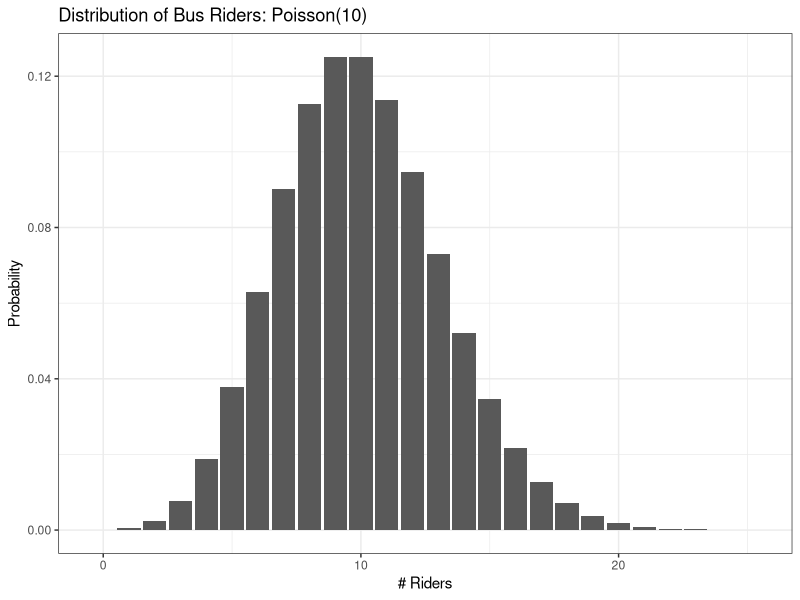
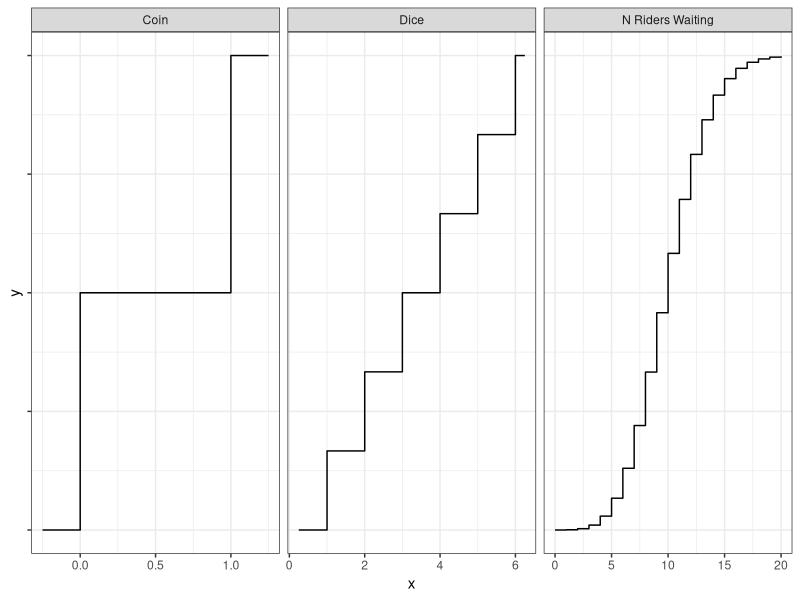

Here is the R script that generated these plots, in order:
## ---- chunk 1
x <- 3
y <- 5
z <- x^2 + y^2
## ---- chunk 2
#| echo: true
# Simulate rolls of a 6-sided die
set.seed(271828182)
x <- sample(size = 1000, x = 1:6, replace = T)
head(x, 10)
mean(x)
sd(x)
## ---- chunk 3
#| echo: true
# Simulate flips of a fair coin (H=1)
set.seed(98728365)
x <- rbinom(1000, size = 1, prob = 0.5)
head(x, 10)
mean(x)
sd(x)
## ---- chunk 4
#| fig-alt: "The PMF of a Poisson(10) random variable, with x-axis # Riders and y-axis Probability"
#| fig-width: 8
#| fig-height: 2
#| echo: false
library(ggplot2)
library(tidyverse)
theme_set(theme_bw())
tibble(x = 0:25, y = dpois(x, 10)) |>
  ggplot(aes(x = x, y = y)) + geom_col() + ylab("Probability") + xlab("# Riders") + ggtitle("Distribution of Bus Riders: Poisson(10)")
## ---- chunk 5
#| echo: true
# Simulate number of riders waiting for the bus
set.seed(80581035)
x <- rpois(1000, lambda = 10)
head(x, 10)
mean(x)
sd(x)
## ---- chunk 6
#| echo: false
#| fig-width: 10
#| fig-height: 2
#| fig-alt: Three CDFs, one for a coin flip, one for rolling a 6-sided dice, and one for the number of riders waiting at a bus stop (Poisson(10)). 
#| out-width: "100%"
library(patchwork)
dicecdf <- function(x) {
  ((x >= 1) + (x >= 2) + (x >= 3) + (x >= 4) + (x >= 5) + (x >= 6))/6
}

coincdf <- function(x) {
  ((x >= 0) + (x >= 1))/2
}

bind_rows(
  tibble(x = seq(0.25, 6.25, .25), y = dicecdf(x), dist = "Dice"),
  tibble(x = seq(-0.25, 1.25, .25), y = coincdf(x), dist = "Coin"),
  tibble(x = seq(0, 20, .25), y = ppois(x, lambda = 10), dist = "N Riders Waiting")
) |>
  mutate(dist = factor(dist, levels = c("Coin", "Dice", "N Riders Waiting"), ordered = T)) |>
  ggplot(aes(x = x, y = y)) + geom_step() + facet_grid(~dist, scales = "free_x") + theme(axis.text.y = element_blank())
## ---- chunk 7
#| echo: true
N <- 1000 # Number of simulations
X <- rbinom(N, size = 4, prob = 0.5)
head(X, 10)
# How many times did we simulate the outcome?
n_times <- sum(X>=3)
# Divide by total # simulations
n_times/N
## ---- chunk 8
#| echo: true
set.seed(2048789234)
N <- 100000
one_roll <- sample(1:12, size = N, replace = T)
seven_rolls <- sample(1:12, size = N*7, replace = T) |> matrix(ncol = 7)

head(one_roll)
head(seven_rolls)

## ---- chunk 9
#| echo: true
head(rowSums(seven_rolls == 1), 20)


mean(one_roll == 1)
mean(rowSums(seven_rolls == 1) > 0)
